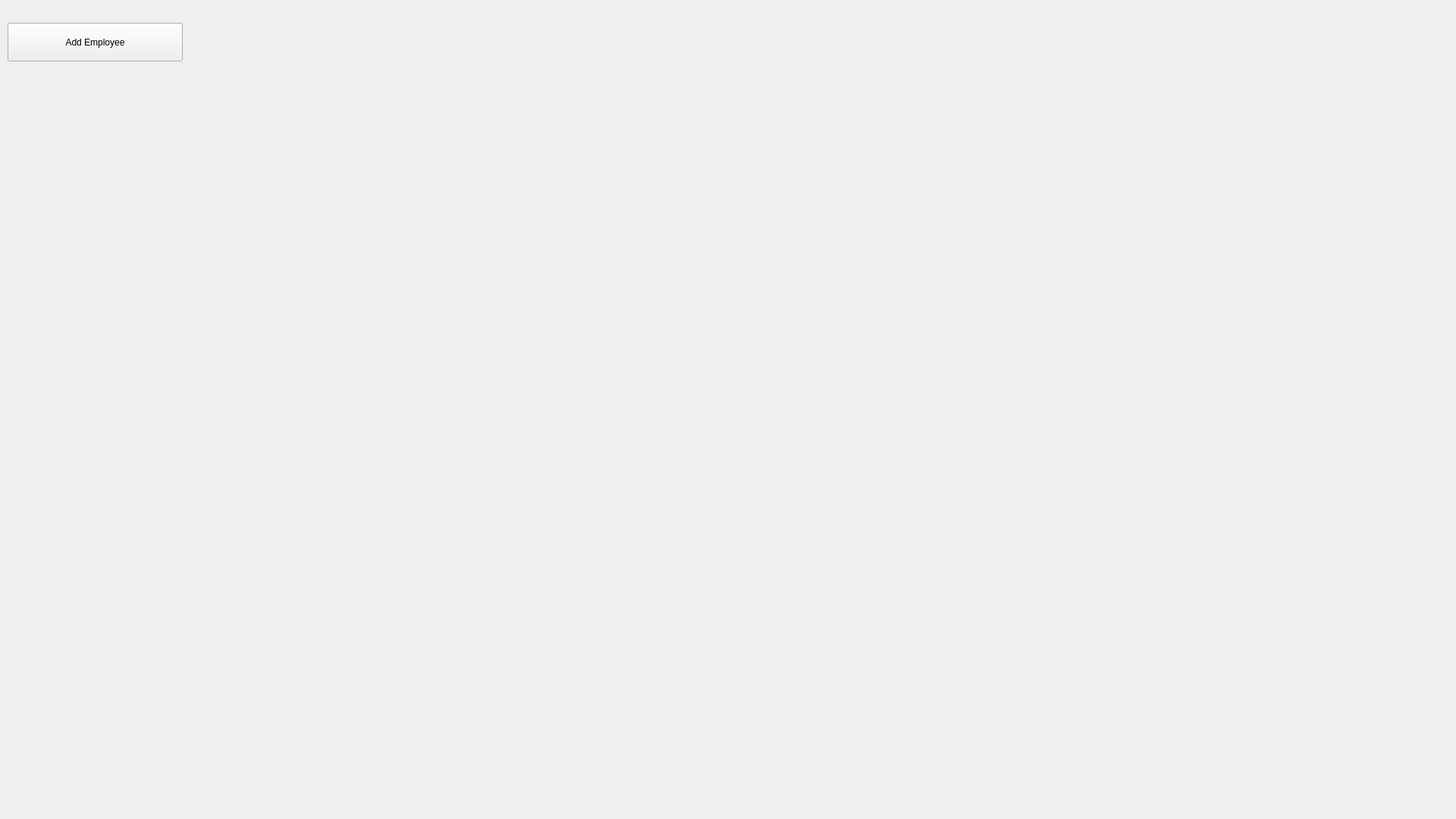
<?xml version="1.0" encoding="UTF-8"?>
<ui version="4.0">
 <class>MainWindow</class>
 <widget class="QMainWindow" name="MainWindow">
  <property name="geometry">
   <rect>
    <x>0</x>
    <y>0</y>
    <width>1920</width>
    <height>1080</height>
   </rect>
  </property>
  <property name="windowTitle">
   <string>Pizza House</string>
  </property>
  <widget class="QWidget" name="centralwidget">
   <widget class="QPushButton" name="pushButton">
    <property name="geometry">
     <rect>
      <x>10</x>
      <y>30</y>
      <width>231</width>
      <height>51</height>
     </rect>
    </property>
    <property name="text">
     <string>Add Employee</string>
    </property>
   </widget>
  </widget>
 </widget>
 <resources/>
 <connections/>
</ui>
